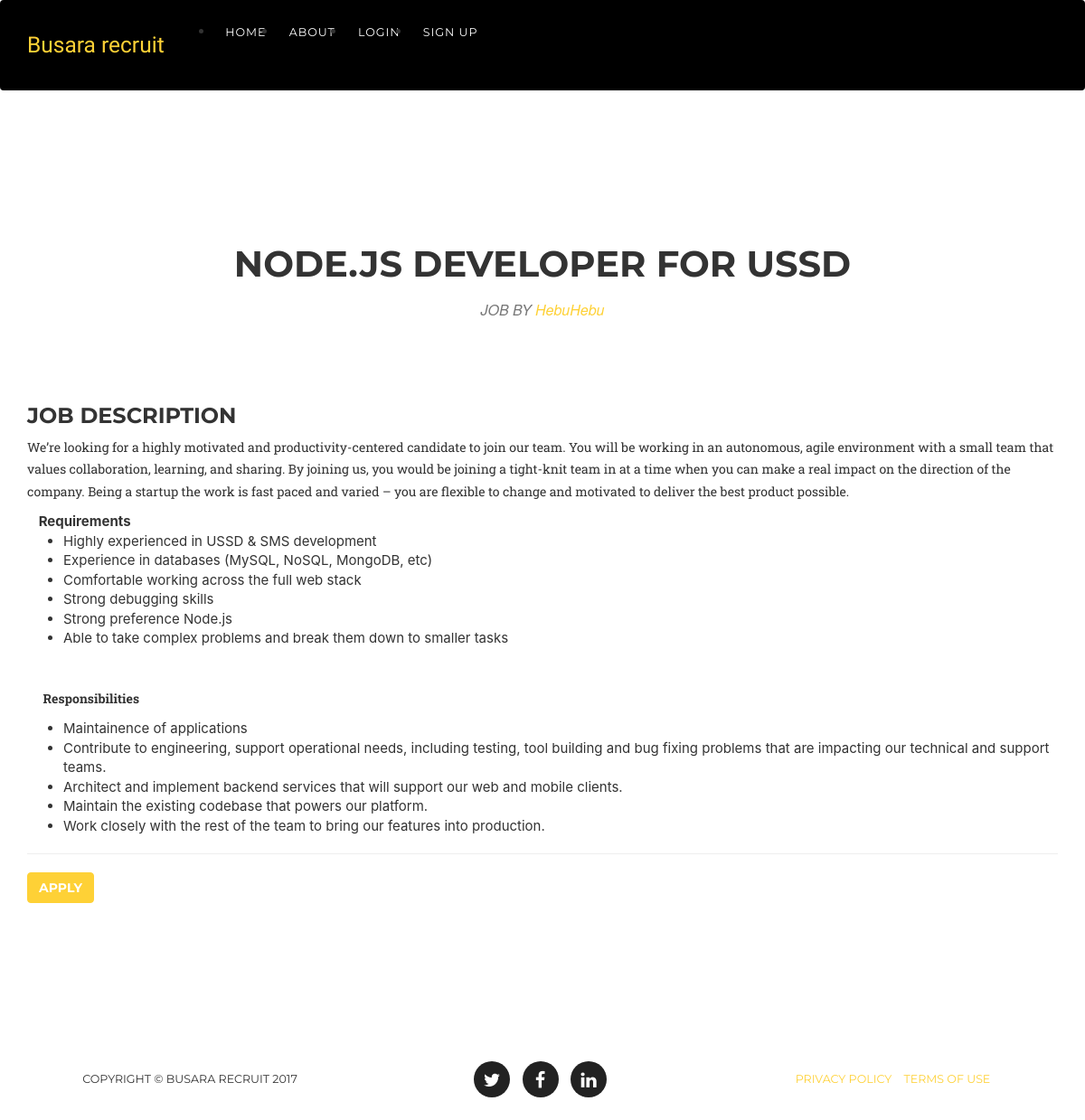
Page /jobs/detail/1 on the committed database.
### jobs/models.py (models this page shows, shortened)
class Job(models.Model):
    INDUSTRIES = (
        ('Any', 'Any'),
        ('Accounting', 'Accounting'),
        ('Customer Service', 'Customer Service'),
        ('Government', 'Government'),
        ('Education', 'Education'),
        ('Engineering', 'Engineering'),
        ('Hospitality', 'Hospitality'),
        ('Healthcare', 'Healthcare'),
        ('Farming and Agriculture', 'Farming and Agriculture'),
        ('IT and Telecoms', 'IT and Telecoms'),
        ('Legal', 'Legal'),
        ('Security', 'Security'),
        ('Other', 'Other'),
    )
    AVAILABILITY = (
        ('Fulltime', 'Fulltime'),
        ('Part time', 'Part time'),
    )
    employer = models.ForeignKey(Employer, on_delete=models.CASCADE)
    title = models.CharField(blank=False, max_length=80, default='')
    description = models.CharField(max_length=500, blank=False, default='')
    requirements = models.CharField(max_length=12000, default='')  # large max_length to accomodate storage of html text
    benefits = models.CharField(max_length=200, null=True, blank=True)
    industry = models.CharField(max_length=30, choices=INDUSTRIES, default=INDUSTRIES[0][0])
    availability = models.CharField(max_length=30, choices=AVAILABILITY, default=AVAILABILITY[0][0])
    location = models.CharField(max_length=100, default='')
    created_on = models.DateTimeField(auto_now=True)

### employers/models.py (models this page shows, shortened)
class Employer(models.Model):
    user = models.OneToOneField(User, on_delete=models.CASCADE)
    company_name = models.CharField(blank=False, unique=True, max_length=30)
    company_website = models.URLField(blank=False, unique=True, max_length=100)
    phone_number = models.CharField(blank=True, unique=True, max_length=12)
    company_logo = models.ImageField(upload_to='employers', blank=True, default="")
    created_on = models.DateTimeField(auto_now=True)

### jobs/views.py (the view)
# urls.py: url(r'^detail/(?P<job_id>[0-9]+)$', views.job_detail, name="detail"),
def job_detail(request, job_id):
    job = get_object_or_404(Job, pk=job_id)
    return render(request, 'jobs/job_details.html', {'job_item': job})

### jobs/templates/jobs/job_details.html (shortened to what this page needs)
<!DOCTYPE html>
<html lang="en">
  <head>
	{% load static %}
	<link rel="stylesheet" href="https://cdnjs.cloudflare.com/ajax/libs/font-awesome/4.7.0/css/font-awesome.css">
    <link rel="stylesheet" href="https://maxcdn.bootstrapcdn.com/bootstrap/3.3.7/css/bootstrap.min.css">
    <link href="{% static 'home/css/agency.min.css' %}" rel="stylesheet">
  </head>
  <body id="page-top" >
    <nav style="background:black"class="navbar navbar-expand-lg navbar-dark fixed-top" id="mainNav">
      <div class="container">
        <a class="navbar-brand js-scroll-trigger" href="#page-top">Busara recruit</a>
        <div class="collapse navbar-collapse" id="navbarResponsive">
          <ul class="navbar-nav ml-auto">
            <li class="nav-item">
              <a class="nav-link js-scroll-trigger" href="{% url 'home:home'%}">Home</a>
            </li>
            <li class="nav-item">
              <a class="nav-link js-scroll-trigger" href="#">About</a>
            </li>
            <li class="nav-item">
              <a class="nav-link js-scroll-trigger" href="{% url 'employers:login'%}">Login</a>
            </li>
            <li class="nav-item">
              <a class="nav-link js-scroll-trigger" href="{% url 'employers:register'%}">Sign up</a>
            </li>
          </ul>
        </div>
      </div>
    </nav>
 <section id="job_details">
      <div class="container">
        <div class="row">
          <div class="col-lg-12 text-center">
            <h2 class="section-heading">{{job_item.title}}</h2>
            <h3 class="section-subheading text-muted">JOB BY <a href="{{ job_item.employer.company_website }}" target="_blank">{{job_item.employer.company_name}}</a></h3>
          </div>
        </div>
		<div class="row">
          <div class="col-md-12">
            <h3>Job Description</h4>
		<p>{{job_item.description}}</p>
		<p>{{job_item.requirements|safe}}</p>
		<hr/>
		<div class="button">
									<a href="{% url 'jobs:apply' job_item.id %}" class="btn btn-primary">Apply</a>
								</div>
          </div>
        </div>
</section>
    <footer>
      <div class="container">
        <div class="row">
          <div class="col-md-4">
            <span class="copyright">Copyright &copy; Busara recruit 2017</span>
          </div>
          <div class="col-md-4">
            <ul class="list-inline social-buttons">
              <li class="list-inline-item">
                <a href="#">
                  <i class="fa fa-twitter"></i>
                </a>
              </li>
              <li class="list-inline-item">
                <a href="#">
                  <i class="fa fa-facebook"></i>
                </a>
              </li>
              <li class="list-inline-item">
                <a href="#">
                  <i class="fa fa-linkedin"></i>
                </a>
              </li>
            </ul>
          </div>
          <div class="col-md-4">
            <ul class="list-inline quicklinks">
              <li class="list-inline-item">
                <a href="#">Privacy Policy</a>
              </li>
              <li class="list-inline-item">
                <a href="#">Terms of Use</a>
              </li>
            </ul>
          </div>
        </div>
      </div>
    </footer>
  </body>
</html>

### rows in the picture
Job: title "NODE.JS DEVELOPER FOR USSD", employer.company_name "HebuHebu", description "We’re looking for a highly motivated and productivity-centered candidate to join our team. You will be working in an autonomous, agile environment with a small team that values collaboration, learning, and sharing. By joining us, you would be joining a tight-knit team in at a time when you can make a real impact on the direction of the company. Being a startup the work is fast paced and varied – you are flexible to change and motivated to deliver the best product possible.", requirements "Requirements Highly experienced in USSD & SMS development Experience in databases (MySQL, NoSQL, MongoDB, etc) Comfortable working across the full web stack Strong debugging skills Strong preference Node.js Able to take complex problems and break them down to smaller tasks Responsibilities Maintainence of applications Contribute to engineering, support operational needs, including testing, tool building and bug fixing problems that are impacting our technical and support teams. Architect and implement backend services that will support our web and mobile clients. Maintain the existing codebase that powers our platform. Work closely with the rest of the team to bring our features into…"
